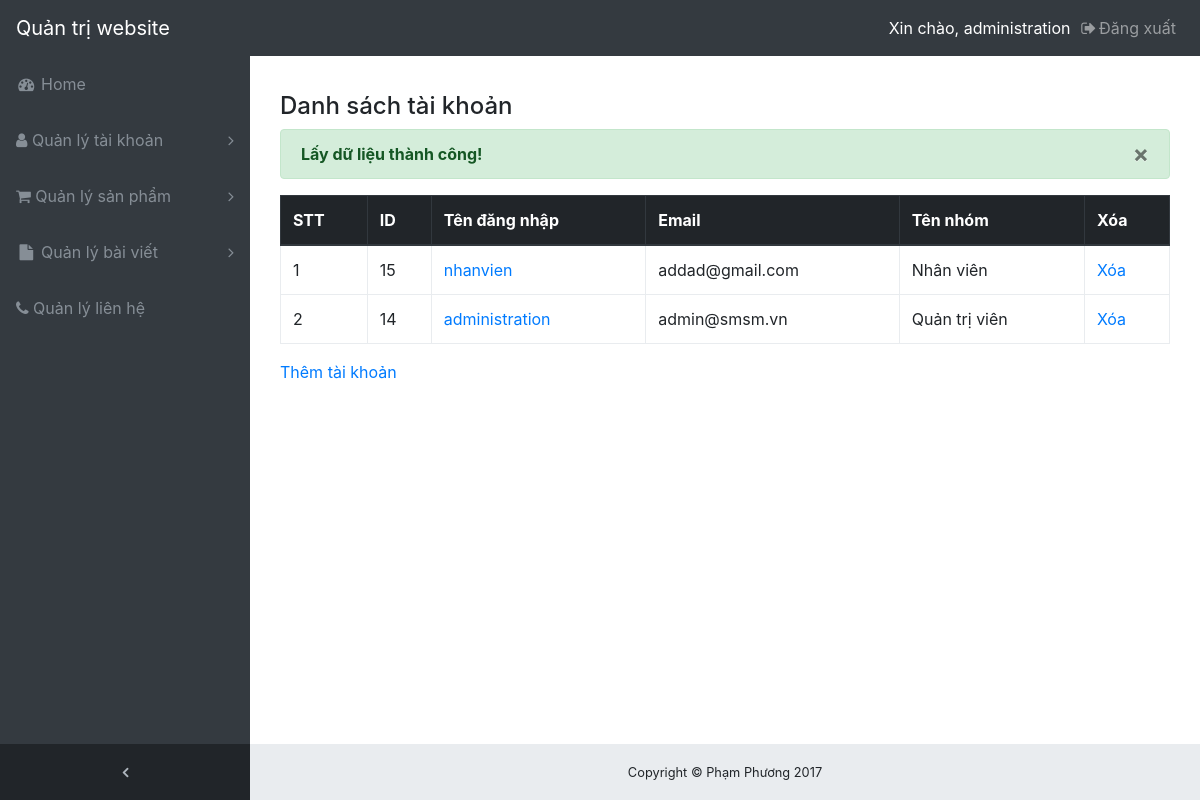
Screenshot of /index.php?controller=admin-user&action=list (signed in) with the database file from the repository.
### tables this page shows
CREATE TABLE `taikhoan` (
  `id` int(11) NOT NULL,
  `ten_dang_nhap` varchar(30) NOT NULL,
  `mat_khau` varchar(40) NOT NULL,
  `email` varchar(50) NOT NULL,
  `id_nhom_tai_khoan` int(11) NOT NULL
);

CREATE TABLE `nhomtaikhoan` (
  `id` int(11) NOT NULL,
  `ten_nhom` varchar(100) DEFAULT NULL
);

### Controller/AdminUserController.php (called while the page is built, shortened)
<?php
require_once app_path.'/Model/AdminUserModel.php';
function listAction(){
    $dataView = null;
    $total_records = countUser();
    $total_pages = ceil($total_records/_admin_page_limit);
    $current_page = @intval($_GET['page']);
    if ($current_page < 1)
        $current_page = 1;
    $offset = ($current_page - 1) * _admin_page_limit;
    $list_user = select_list_user($offset);
    if (is_array($list_user)) {
        $dataView['data'] = $list_user;
        $dataView['total_pages'] = $total_pages;
        $dataView['msg'] = 'Lấy dữ liệu thành công!';
    } else {
        $dataView['msg'] = $list_user;
    }
    renderView($dataView);
}

### Model/AdminUserModel.php (called while the page is built, shortened)
<?php
function select_list_user($offset = 0){
    $limit = _admin_page_limit;
    $sql="select taikhoan.id,taikhoan.ten_dang_nhap,taikhoan.email,nhomtaikhoan.ten_nhom
          from taikhoan,nhomtaikhoan
          where taikhoan.id_nhom_tai_khoan = nhomtaikhoan.id LIMIT $offset,$limit";
    $res = mysqli_query($GLOBALS['conn'],$sql);
    $return_data = array();
    while ($row = mysqli_fetch_assoc($res)){
        $return_data[] = $row;
    }
    return $return_data;
}

### View/admin-user/list.phtml (the view, shortened to what this page needs)
<div class="container-fluid">
    <h4 class="margin-top-20">Danh sách tài khoản</h4>
    <div class="alert alert-success alert-dismissable fade show">
        <button type="button" class="close" data-dismiss="alert">&times;</button>
        <?php
        if (!empty($data['msg'])) {
            echo '<b>' . $data['msg'] . "</b>";
        }
        ?>
    </div>
    <div class="table-responsive">
        <table class="table table-bordered table-hover">
            <thead class="thead-dark">
            <tr>
                <th>STT</th>
                <th>ID</th>
                <th>Tên đăng nhập</th>
                <th>Email</th>
                <th>Tên nhóm</th>
                <th>Xóa</th>
            </tr>
            </thead>
            <tbody>
            <?php
            $stt = 1;
            foreach ($data['data'] as $value) {
                $link_edit   = "?controller=admin-user&action=edit&id=" . $value['id'];
                $link_delete = "?controller=admin-user&action=delete&id=" . $value['id'];
                ?>
                <tr>
                    <td><?php echo $stt; ?></td>
                    <td><?php echo $value['id'] ?></td>
                    <td><a href="<?php echo $link_edit; ?>"><?php echo $value['ten_dang_nhap'] ?></a></td>
                    <td><?php echo $value['email'] ?></td>
                    <td><?php echo $value['ten_nhom'] ?></td>
                    <td><a href="<?php echo $link_delete; ?>">Xóa</a></td>
                </tr>
                <?php $stt++;
            } ?>
            </tbody>
        </table>
    </div>
    <a href="?controller=admin-user&action=add">Thêm tài khoản</a>
</div>

### public/backend/css/style.css (style rules this page uses)
.margin-top-20 { margin-top: 20px; }
body { margin: 0px; padding: 0px; }
a { color:#8cc63f; }

### public/backend/css/sb-admin.css (style rules this page uses)
html { position: relative; min-height: 100%; }
body { overflow-x: hidden; }
body.sticky-footer { margin-bottom: 56px; }
body.fixed-nav { padding-top: 56px; }

### rows the page displays
taikhoan: id "15", ten_dang_nhap "nhanvien", email "addad@gmail.com", id_nhom_tai_khoan.ten_nhom "Nhân viên"
taikhoan: id "14", ten_dang_nhap "administration", email "admin@smsm.vn", id_nhom_tai_khoan.ten_nhom "Quản trị viên"

### other values shown
$data['msg'] "Lấy dữ liệu thành công!"
